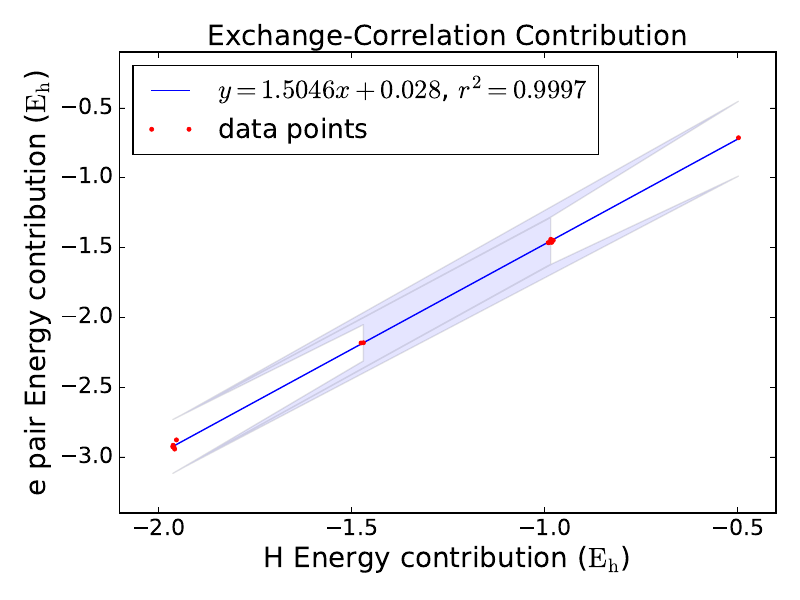

Python code for this plot:
#!/opt/homebrew/bin/python3
import numpy as np
#### Imprimir como antes
import matplotlib as mpl
import matplotlib.pyplot as plt
import matplotlib.style
mpl.style.use('classic')
axis_font = {'size' : '20'}
from matplotlib import rcParams
rcParams.update({'font.size' : 16})
rcParams.update({'figure.autolayout' : True})

x = []
y = []

archivo = open('rl_xc1_xc2.dat', 'r')
for line in archivo:
    line = line.strip()
    columns = line.split()
    source = float(columns[0]), float(columns[1])
    x.append(float(columns[0]))
    y.append(float(columns[1]))
archivo.close()

x = np.array(x)
y = np.array(y)

# fit a linear curve an estimate its y-values and their error.
a, b = np.polyfit(x, y, deg=1)
y_est = a * x + b
y_err = x.std() * np.sqrt(1/len(x) +
                          (x - x.mean())**2 / np.sum((x - x.mean())**2))

fig, ax = plt.subplots()
ax.plot(x, y_est, '-', label=r'$y=1.5046x+0.028$, $r^2=0.9997$')
ax.fill_between(x, y_est - y_err, y_est + y_err, alpha=0.1)
ax.plot(x, y, '.', color='red', label='data points')

plt.title('Exchange-Correlation Contribution', **axis_font)
plt.xlabel(r'H Energy contribution ($\mathrm{E_h}$)', **axis_font)
plt.ylabel(r'e pair Energy contribution ($\mathrm{E_h}$)', **axis_font)

plt.ylim((-3.4,-0.1))
plt.xlim((-2.1,-0.4))

ax.legend(loc='upper left')#, bbox_to_anchor=(1, 0.5))

plt.savefig('rl_xc1_xc2.pdf')
#plt.show()
